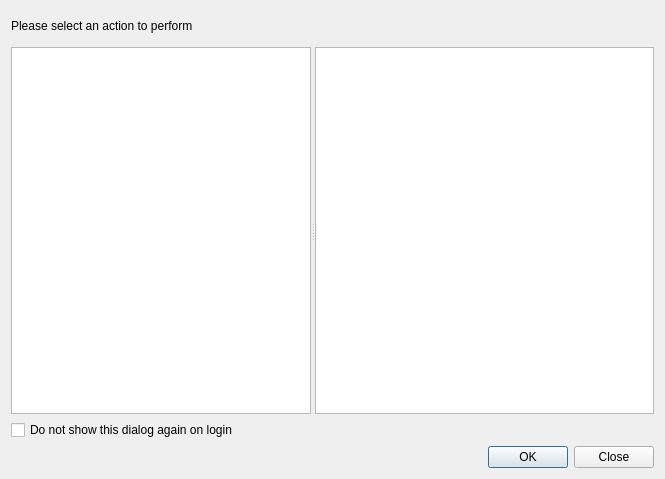
<?xml version="1.0" encoding="UTF-8"?>
<ui version="4.0">
 <class>UserShortcutDialog</class>
 <widget class="QDialog" name="UserShortcutDialog">
  <property name="geometry">
   <rect>
    <x>0</x>
    <y>0</y>
    <width>665</width>
    <height>479</height>
   </rect>
  </property>
  <property name="windowTitle">
   <string>Shortcuts</string>
  </property>
  <property name="windowIcon">
   <iconset resource="../../resources.qrc">
    <normaloff>:/plugins/stdm/images/icons/flts_shortcut.png</normaloff>:/plugins/stdm/images/icons/flts_shortcut.png</iconset>
  </property>
  <layout class="QGridLayout" name="gridLayout">
   <item row="3" column="0">
    <widget class="QCheckBox" name="chb_donotshow">
     <property name="text">
      <string>Do not show this dialog again on login</string>
     </property>
    </widget>
   </item>
   <item row="1" column="0">
    <widget class="QLabel" name="label">
     <property name="maximumSize">
      <size>
       <width>16777215</width>
       <height>30</height>
      </size>
     </property>
     <property name="text">
      <string>&lt;html&gt;&lt;head/&gt;&lt;body&gt;&lt;p&gt;Please select an action to perform&lt;/p&gt;&lt;/body&gt;&lt;/html&gt;</string>
     </property>
    </widget>
   </item>
   <item row="6" column="0">
    <widget class="QDialogButtonBox" name="buttonBox">
     <property name="orientation">
      <enum>Qt::Horizontal</enum>
     </property>
     <property name="standardButtons">
      <set>QDialogButtonBox::Close|QDialogButtonBox::Ok</set>
     </property>
    </widget>
   </item>
   <item row="0" column="0">
    <layout class="QVBoxLayout" name="vlNotification"/>
   </item>
   <item row="2" column="0">
    <widget class="QSplitter" name="splitter">
     <property name="orientation">
      <enum>Qt::Horizontal</enum>
     </property>
     <widget class="QTreeWidget" name="tr_title_category">
      <property name="sizePolicy">
       <sizepolicy hsizetype="MinimumExpanding" vsizetype="Expanding">
        <horstretch>0</horstretch>
        <verstretch>0</verstretch>
       </sizepolicy>
      </property>
      <property name="minimumSize">
       <size>
        <width>149</width>
        <height>0</height>
       </size>
      </property>
      <property name="maximumSize">
       <size>
        <width>300</width>
        <height>16777215</height>
       </size>
      </property>
      <property name="editTriggers">
       <set>QAbstractItemView::NoEditTriggers</set>
      </property>
      <attribute name="headerVisible">
       <bool>false</bool>
      </attribute>
      <column>
       <property name="text">
        <string notr="true">1</string>
       </property>
      </column>
     </widget>
     <widget class="QListWidget" name="lsw_category_action">
      <property name="sizePolicy">
       <sizepolicy hsizetype="MinimumExpanding" vsizetype="Expanding">
        <horstretch>0</horstretch>
        <verstretch>0</verstretch>
       </sizepolicy>
      </property>
      <property name="minimumSize">
       <size>
        <width>300</width>
        <height>0</height>
       </size>
      </property>
      <property name="editTriggers">
       <set>QAbstractItemView::NoEditTriggers</set>
      </property>
      <property name="dragDropMode">
       <enum>QAbstractItemView::NoDragDrop</enum>
      </property>
      <property name="selectionMode">
       <enum>QAbstractItemView::SingleSelection</enum>
      </property>
      <property name="iconSize">
       <size>
        <width>36</width>
        <height>36</height>
       </size>
      </property>
      <property name="textElideMode">
       <enum>Qt::ElideNone</enum>
      </property>
      <property name="movement">
       <enum>QListView::Static</enum>
      </property>
      <property name="isWrapping" stdset="0">
       <bool>true</bool>
      </property>
      <property name="resizeMode">
       <enum>QListView::Adjust</enum>
      </property>
      <property name="layoutMode">
       <enum>QListView::Batched</enum>
      </property>
      <property name="gridSize">
       <size>
        <width>84</width>
        <height>84</height>
       </size>
      </property>
      <property name="viewMode">
       <enum>QListView::IconMode</enum>
      </property>
      <property name="modelColumn">
       <number>0</number>
      </property>
      <property name="uniformItemSizes">
       <bool>false</bool>
      </property>
      <property name="wordWrap">
       <bool>true</bool>
      </property>
      <property name="currentRow">
       <number>-1</number>
      </property>
      <property name="sortingEnabled">
       <bool>false</bool>
      </property>
     </widget>
    </widget>
   </item>
  </layout>
 </widget>
 <resources>
  <include location="../../resources.qrc"/>
 </resources>
 <connections>
  <connection>
   <sender>buttonBox</sender>
   <signal>rejected()</signal>
   <receiver>UserShortcutDialog</receiver>
   <slot>reject()</slot>
   <hints>
    <hint type="sourcelabel">
     <x>325</x>
     <y>509</y>
    </hint>
    <hint type="destinationlabel">
     <x>286</x>
     <y>274</y>
    </hint>
   </hints>
  </connection>
 </connections>
</ui>
